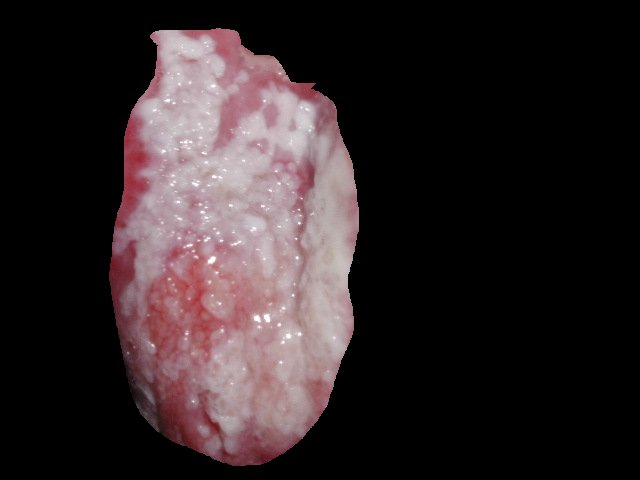
#> input picture Heridas/Originales/1.jpg, 640 x 480 px; its folder holds only this picture in this run
$ jupyter execute --allow-errors Preprocesado.ipynb
#> lines starting #> are read from the running program, lines starting #| are printed output that depends on the picture
[cell 1]
import os
import cv2 as cv
import PIL
import numpy as np
import matplotlib.pyplot as plt
import re
plt.rcParams["figure.figsize"] = (30,30)

# Lo primero que hemos de hacer es automatizar el proceso de recortar en cuadrados las imágenes de heridas y de los tejidos sanos de la misma imagen.

def cut(path_load, name):
#> called with path_load = 'Heridas/Originales', name = '1.jpg'
    import numpy as np
    import cv2 as cv

    img = cv.imread(path_load+"/"+name)
#> img is the input picture: shape (480, 640, 3); mean B, G, R 39.5, 37.7, 47.8

    # Guardamos las dimensiones de la imagen
    dims = (img.shape[0], img.shape[1])
#> dims = (480, 640)

    # Vamos a realizar una suma en los 3 canales RBG, por lo que tendremos un array de Width x Height.
    img_sum = np.sum(img, axis = 2)
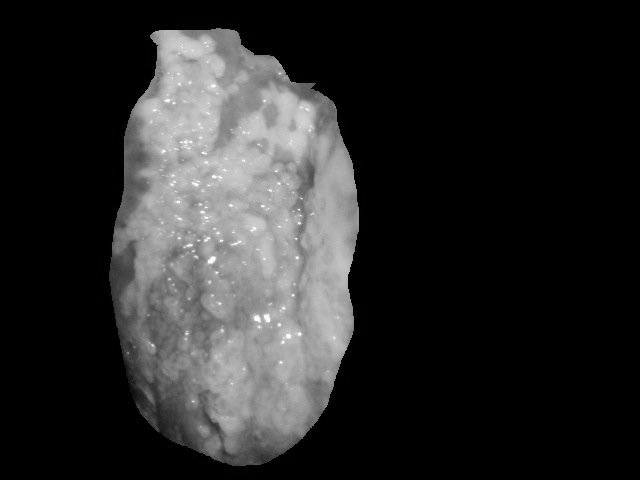
#> img_sum: shape (480, 640) uint64; min 0, max 764, mean 125; drawn with min black and max white

    # Ahora trataremos de encontrar el píxel mínimo y máximo en cada dimensión diferente de cero.
    indexs = [[],[]]

    [indexs[0], indexs[1]] = [[np.where(img_sum[i,:]>0) for i in range(dims[0])], [np.where(img_sum[:,i]>0) for i in range(dims[1])]]

    # En indexs[0] tenemos 480 arrays con los indices de los píxeles que son mayores de cero para la primera dimensión. De forma análoga para indexs[1].

    min_x = [indexs[1][i][0][0] if len(indexs[1][i][0] > 0) else -1 for i in range(len(indexs[1]))]
#> min_x = 640 values, max 272 at index 95, min -1 at index 0, mean 28.58
    max_x = [indexs[1][i][0][len(indexs[1][i][0])-1] if len(indexs[1][i][0] > 0) else -1 for i in range(len(indexs[1]))]
#> max_x = 640 values, max 479 at index 223, min -1 at index 0, mean 182.9

    min_x = np.min(list(filter(lambda number: number > 0, min_x)))
#> min_x = 15
    max_x = np.max(list(filter(lambda number: number > 0, max_x)))
#> max_x = 479

    limits_x = (min_x, max_x)
#> limits_x = (15, 479)

    min_y = [indexs[0][i][0][0] if len(indexs[0][i][0] > 0) else -1 for i in range(len(indexs[0]))]
#> min_y = 480 values, max 224 at index 465, min -1 at index 0, mean 122
    max_y = [indexs[0][i][0][len(indexs[0][i][0])-1] if len(indexs[0][i][0] > 0) else -1 for i in range(len(indexs[0]))]
#> max_y = 480 values, max 368 at index 191, min -1 at index 0, mean 325.6

    min_y = np.min(list(filter(lambda number: number > 0, min_y)))
#> min_y = 95
    max_y = np.max(list(filter(lambda number: number > 0, max_y)))
#> max_y = 368

    limits_y = (min_y, max_y)
#> limits_y = (95, 368)

    new_dims = np.max([limits_x[1]-limits_x[0], limits_y[1]-limits_y[0]])
#> new_dims = 464

    # Ahora hemos de recortar la imagen.

    new_limits = [(limits_x[0],limits_y[0]),(limits_x[0]+new_dims, limits_y[0]+new_dims)]
#> new_limits = [(15, 95), (479, 559)]

    img_new = img[new_limits[0][0]:new_limits[1][0],new_limits[0][1]:new_limits[1][1],:]
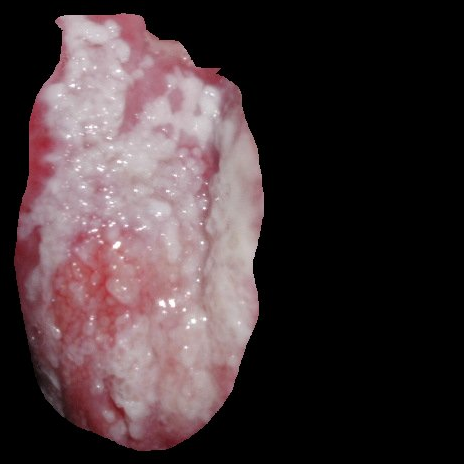
#> img_new: shape (464, 464, 3); mean B, G, R 56.4, 53.8, 68.2

    # Si la imagen no es un cuadrado la rellenaremos con píxeles en negro.

    if img_new.shape[0] != img_new.shape[1]:
        index_min = np.where(np.array([img_new.shape[0], img_new.shape[1]]) == np.min(np.array([img_new.shape[0], img_new.shape[1]])))[0][0]
        if index_min == 0:
            zeros = np.zeros((img_new.shape[1]-img_new.shape[0],img_new.shape[1],3))
            new_img = np.vstack((zeros, img_new))
            return new_img
        else:
            zeros = np.zeros((img_new.shape[0],img_new.shape[0]-img_new.shape[1],3))
            new_img = np.hstack((zeros, img_new))
            return new_img
    else:
        return img_new

[cell 2]
# Función de preprocesado: normalización de 0-255 a 0-1 y posterior estandarización de los 3 canales RGB independientemente.
# Para realizar la estandarización hemos de usar la media y la std de las imágenes de tejido sano correspondientes a cada una de las heridas orales.
# Devuelve una imagen.

# [23 lines left out: function preprocessing, not called in this run]

[cell 3]
# Función de redimensión de una imagen a otro tamaño destino. Toma como entrada una imagen y las dimensiones deseadas.
# Como entrada también toma el tipo de interpolación deseada para redimensionar la imagne.
# Devuelve una imagen.

# [16 lines left out: function resize, not called in this run]

[cell 4]
# Función para mostrar una lista de imágenes.

# [14 lines left out: function plot_img, not called in this run]

[cell 5]
# Función para guardar de forma que se visualice. Es idéntica a la función de mostrar imagen con la única diferencia de que, además, guarda la imagen.
# La imagen se guarda únicamente con el objetivo de visualizarla fuera de Python, pero ni el tamaño coincide ni los píxeles son los mismos tras volverla a cargar en Python.

# [6 lines left out: function save_img, not called in this run]

[cell 6]
# Lo primero que haremos será cargar las imágenes de las heridas y las zonas sanas, recortarlas y guardarlas en otra carpeta.

files1 = os.listdir("Heridas/Originales")
files2 = os.listdir("Sanos/Originales")

for i in range(len(files1)):
    img1 = cut(path_load = "Heridas/Originales", name = files1[i])
    img2 = cut(path_load = "Sanos/Originales", name = files2[i])

$ run again, on Heridas/Originales/5.jpg
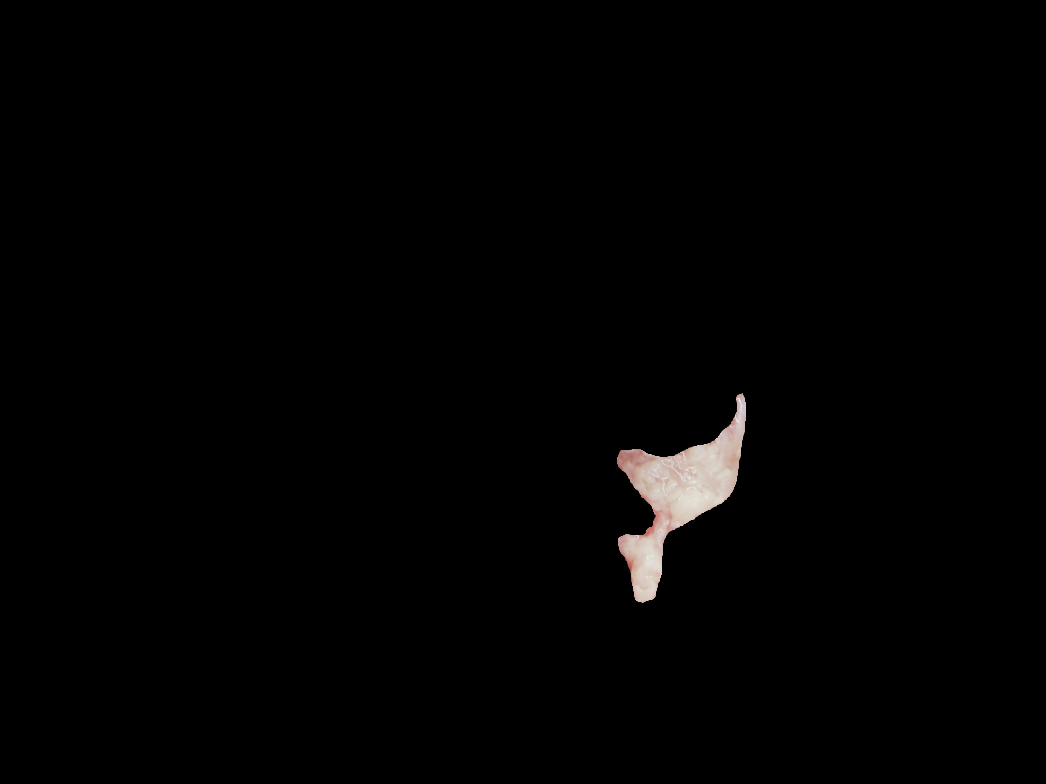
#> input picture Heridas/Originales/5.jpg, 3136 x 2352 px (shown at 1/3 size)
#> in cut, img is the input picture: shape (2352, 3136, 3); mean B, G, R 2.2, 2.3, 2.6
#> img_sum: shape (2352, 3136) uint64; 460 distinct labels, from 0 to 732
#> in cut, `min_x = [indexs[1][i][0][0] if len(indexs[1][i][0] > 0) else -1 for i ..`: min_x = 3136 values, max 1377 at index 1839, min -1 at index 0, mean 168
#> in cut, `max_x = [indexs[1][i][0][len(indexs[1][i][0])-1] if len(indexs[1][i][0..`: max_x = 3136 values, max 1823 at index 1920, min -1 at index 0, mean 207
#> in cut, `min_x = np.min(list(filter(lambda number: number > 0, min_x)))`: min_x = 1167
#> in cut, `max_x = np.max(list(filter(lambda number: number > 0, max_x)))`: max_x = 1823
#> limits_x = (1167, 1823)
#> in cut, `min_y = [indexs[0][i][0][0] if len(indexs[0][i][0] > 0) else -1 for i ..`: min_y = 2352 values, max 2224 at index 1170, min -1 at index 0, mean 544.2
#> in cut, `max_y = [indexs[0][i][0][len(indexs[0][i][0])-1] if len(indexs[0][i][0..`: max_y = 2352 values, max 2240 at index 1175, min -1 at index 0, mean 590.5
#> in cut, `min_y = np.min(list(filter(lambda number: number > 0, min_y)))`: min_y = 1839
#> in cut, `max_y = np.max(list(filter(lambda number: number > 0, max_y)))`: max_y = 2240
#> limits_y = (1839, 2240)
#> new_dims = 656
#> new_limits = [(1167, 1839), (1823, 2495)]
#> in cut, `img_new = img[new_limits[0][0]:new_limits[1][0],new_limits[0][1]:new_l..`:
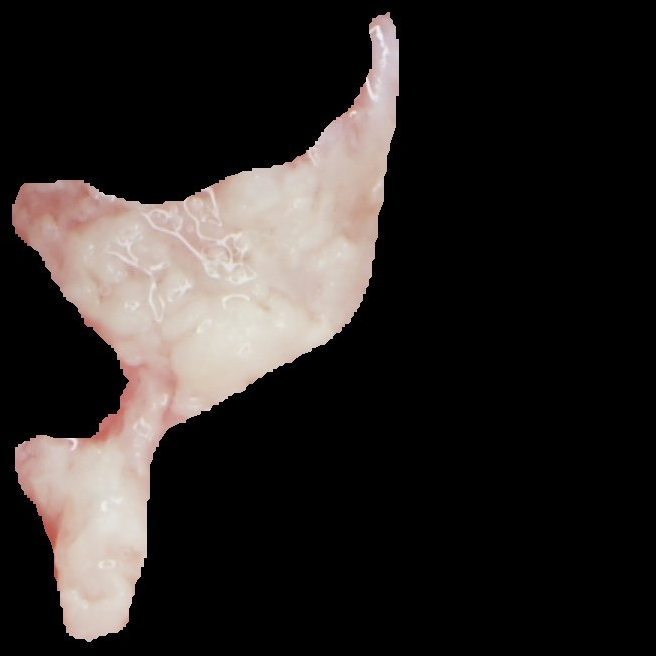
#> img_new: shape (656, 656, 3); mean B, G, R 38, 40, 44.6

$ run again, on Heridas/Originales/6.jpg
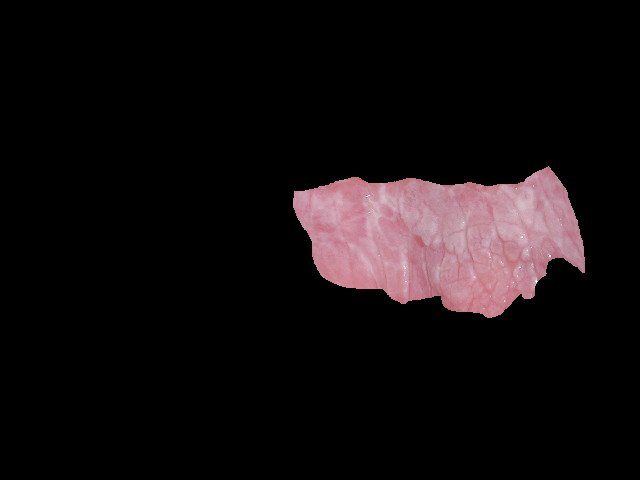
#> input picture Heridas/Originales/6.jpg, 640 x 480 px
#> in cut, img is the input picture: shape (480, 640, 3); mean B, G, R 15.4, 14, 19.5
#> in cut, `img_sum = np.sum(img, axis = 2)`:
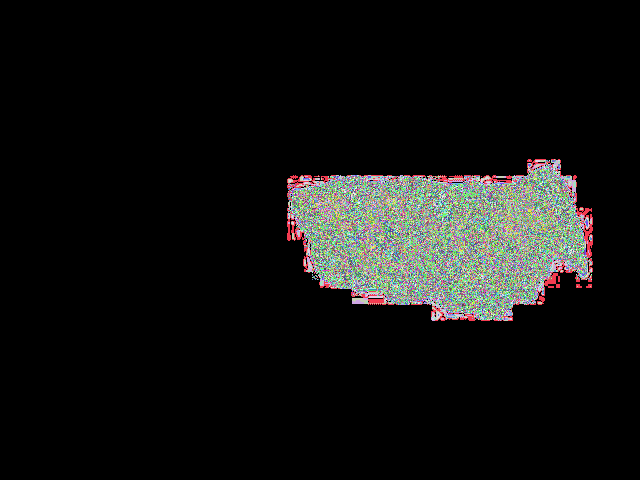
#> img_sum: shape (480, 640) uint64; 359 distinct labels, from 0 to 759; one colour per label, 0 black
#> in cut, `min_x = [indexs[1][i][0][0] if len(indexs[1][i][0] > 0) else -1 for i ..`: min_x = 640 values, max 217 at index 592, min -1 at index 0, mean 83.45
#> in cut, `max_x = [indexs[1][i][0][len(indexs[1][i][0])-1] if len(indexs[1][i][0..`: max_x = 640 values, max 320 at index 432, min -1 at index 0, mean 141.7
#> in cut, `min_x = np.min(list(filter(lambda number: number > 0, min_x)))`: min_x = 159
#> in cut, `max_x = np.max(list(filter(lambda number: number > 0, max_x)))`: max_x = 320
#> limits_x = (159, 320)
#> in cut, `min_y = [indexs[0][i][0][0] if len(indexs[0][i][0] > 0) else -1 for i ..`: min_y = 480 values, max 532 at index 162, min -1 at index 0, mean 113.5
#> in cut, `max_y = [indexs[0][i][0][len(indexs[0][i][0])-1] if len(indexs[0][i][0..`: max_y = 480 values, max 592 at index 217, min -1 at index 0, mean 192.2
#> in cut, `min_y = np.min(list(filter(lambda number: number > 0, min_y)))`: min_y = 287
#> in cut, `max_y = np.max(list(filter(lambda number: number > 0, max_y)))`: max_y = 592
#> limits_y = (287, 592)
#> new_dims = 305
#> new_limits = [(159, 287), (464, 592)]
#> in cut, `img_new = img[new_limits[0][0]:new_limits[1][0],new_limits[0][1]:new_l..`:
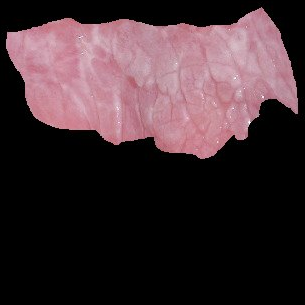
#> img_new: shape (305, 305, 3); mean B, G, R 50.8, 46.2, 64.3

$ run again, on Heridas/Originales/2.jpg
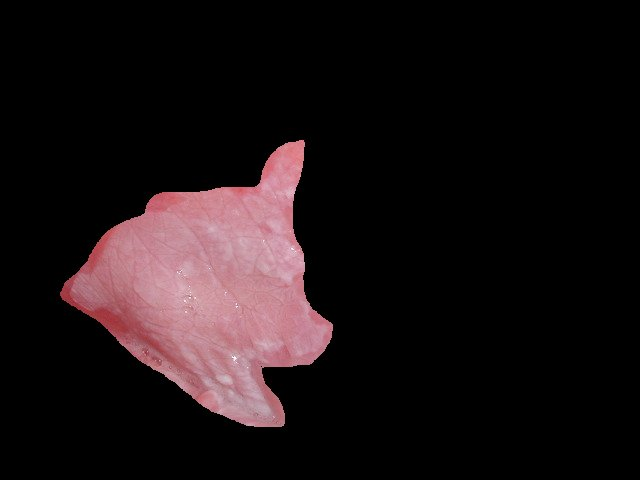
#> input picture Heridas/Originales/2.jpg, 640 x 480 px
#> in cut, img is the input picture: shape (480, 640, 3); mean B, G, R 19.8, 18.2, 27
#> in cut, `img_sum = np.sum(img, axis = 2)`:
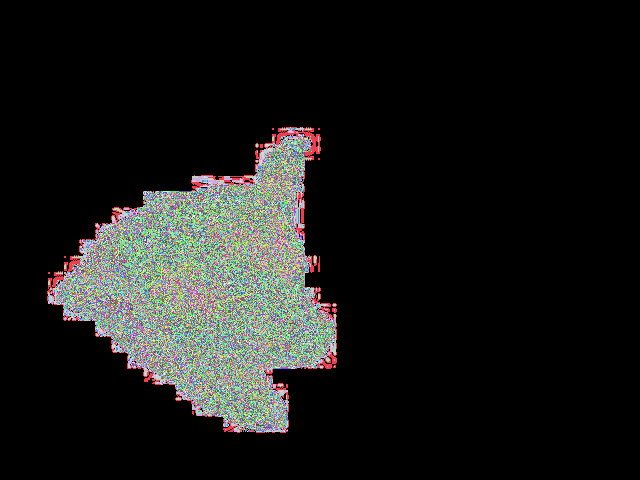
#> img_sum: shape (480, 640) uint64; 493 distinct labels, from 0 to 752; one colour per label, 0 black
#> in cut, `min_x = [indexs[1][i][0][0] if len(indexs[1][i][0] > 0) else -1 for i ..`: min_x = 640 values, max 315 at index 331, min -1 at index 0, mean 88
#> in cut, `max_x = [indexs[1][i][0][len(indexs[1][i][0])-1] if len(indexs[1][i][0..`: max_x = 640 values, max 432 at index 237, min -1 at index 0, mean 171.2
#> in cut, `min_x = np.min(list(filter(lambda number: number > 0, min_x)))`: min_x = 127
#> in cut, `max_x = np.max(list(filter(lambda number: number > 0, max_x)))`: max_x = 432
#> limits_x = (127, 432)
#> in cut, `min_y = [indexs[0][i][0][0] if len(indexs[0][i][0] > 0) else -1 for i ..`: min_y = 480 values, max 282 at index 127, min -1 at index 0, mean 90.21
#> in cut, `max_y = [indexs[0][i][0][len(indexs[0][i][0])-1] if len(indexs[0][i][0..`: max_y = 480 values, max 336 at index 304, min -1 at index 0, mean 196.9
#> in cut, `min_y = np.min(list(filter(lambda number: number > 0, min_y)))`: min_y = 47
#> in cut, `max_y = np.max(list(filter(lambda number: number > 0, max_y)))`: max_y = 336
#> limits_y = (47, 336)
#> new_dims = 305
#> new_limits = [(127, 47), (432, 352)]
#> in cut, `img_new = img[new_limits[0][0]:new_limits[1][0],new_limits[0][1]:new_l..`:
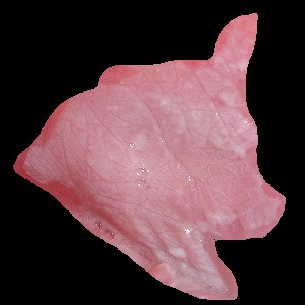
#> img_new: shape (305, 305, 3); mean B, G, R 65.2, 60, 89.3
